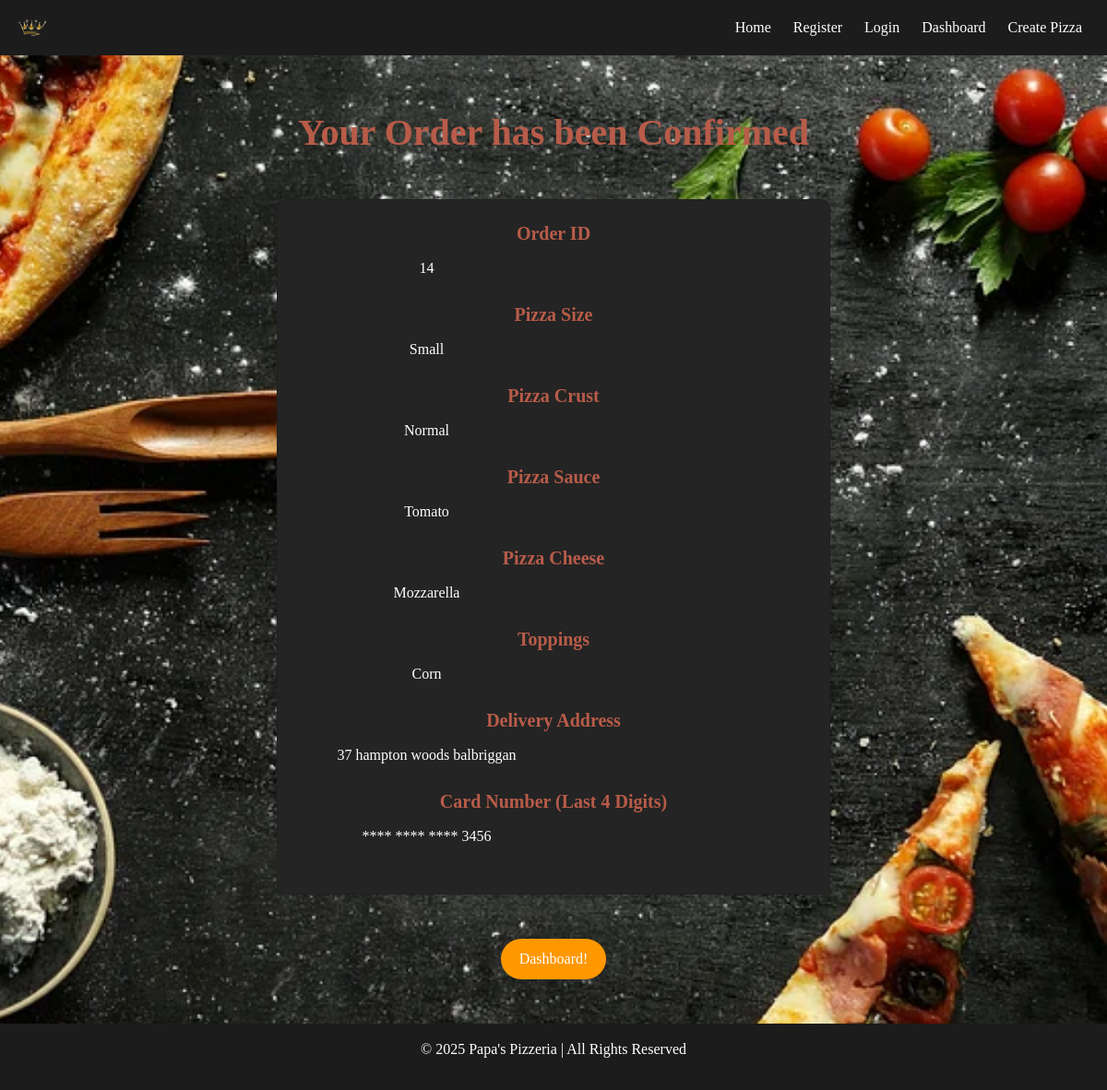
The page /order_confirmation/14/ (signed in) on the database its author committed.
### PizzaApp/models.py (models this page shows, shortened)
class Order(models.Model):
    user = models.ForeignKey(User, on_delete=models.CASCADE, null=True, blank=True)
    pizza_size = models.ForeignKey(PizzaSize, on_delete=models.CASCADE, default=1)  # Default size ID
    pizza_crust = models.ForeignKey(PizzaCrust, on_delete=models.CASCADE, default=1)  # Default crust ID
    pizza_sauce = models.ForeignKey(PizzaSauce, on_delete=models.CASCADE, default=1)  # Default sauce ID
    pizza_cheese = models.ForeignKey(PizzaCheese, on_delete=models.CASCADE, default=1)  # Default cheese ID
    toppings = models.ManyToManyField(PizzaTopping, blank=True)
    full_name = models.CharField(max_length=100)
    delivery_address = models.TextField()
    card_number = models.CharField(max_length=16, default="0000000000000000")  # Fake card for DB
    card_expiry_date = models.CharField(max_length=5, default="00/00")  # Placeholder
    card_cvv = models.CharField(max_length=3, default="000")  # Placeholder

class PizzaSize(models.Model):
    name = models.CharField(max_length=100)
    price = models.DecimalField(max_digits=5, decimal_places=2, default=10.99)  # Default price

class PizzaCrust(models.Model):
    name = models.CharField(max_length=100, default="Normal")  # Default crust

class PizzaSauce(models.Model):
    name = models.CharField(max_length=100, default="Tomato")  # Default sauce

class PizzaCheese(models.Model):
    name = models.CharField(max_length=100, default="Mozzarella")  # Default cheese

class PizzaTopping(models.Model):
    name = models.CharField(max_length=100)
    price = models.DecimalField(max_digits=5, decimal_places=2, default=0.00)
    image = models.ImageField(upload_to='toppings_images/', null=True, blank=True)

### PizzaApp/views.py (the view)
# urls.py: path('order_confirmation/<int:order_id>/', views.order_confirmation, name='order_confirmation'),
@login_required
def order_confirmation(request, order_id):
    print(f"Fetching order with ID: {order_id}")  # Debug: Check if the correct order ID is passed
    order = get_object_or_404(Order, id=order_id, user=request.user)
    pizza_size = order.pizza_size.name if order.pizza_size else "No size selected"
    pizza_crust = order.pizza_crust.name if order.pizza_crust else "No crust selected"
    pizza_sauce = order.pizza_sauce.name if order.pizza_sauce else "No sauce selected"
    pizza_cheese = order.pizza_cheese.name if order.pizza_cheese else "No cheese selected"
    toppings = order.toppings.all()
    last_four_digits = order.card_number[-4:] if order.card_number and len(order.card_number) >= 4 else "****"
    return render(request, 'order_confirmation.html', {
        'order': order,
        'pizza_size': pizza_size,
        'pizza_crust': pizza_crust,
        'pizza_sauce': pizza_sauce,
        'pizza_cheese': pizza_cheese,
        'toppings': toppings,
        'last_four_digits': last_four_digits
    })

### PizzaApp/templates/order_confirmation.html
{% extends 'base.html' %}
{% load static %}
{% block content %}
<h1 class="text-center">Your Order has been Confirmed</h1>
<div class="container my-5">
    <div class="card p-4 shadow-sm text-center" style="width: 100%; max-width: 600px; background-color: rgb(36, 36, 36); border-radius: 10px; margin: 0 auto;">
        <div class="mb-3">
            <h5 class="text-center">Order ID</h5>
            <div class="form-control" style="background-color: rgb(36, 36, 36); color: white; border: none;">
                {{ order.id }}
            </div>
        </div>
        <div class="mb-3">
            <h5 class="text-center">Pizza Size</h5>
            <div class="form-control" style="background-color: rgb(36, 36, 36); color: white; border: none;">
                {{ pizza_size }}
            </div>
        </div>
        <div class="mb-3">
            <h5 class="text-center">Pizza Crust</h5>
            <div class="form-control" style="background-color: rgb(36, 36, 36); color: white; border: none;">
                {{ pizza_crust }}
            </div>
        </div>
        <div class="mb-3">
            <h5 class="text-center">Pizza Sauce</h5>
            <div class="form-control" style="background-color: rgb(36, 36, 36); color: white; border: none;">
                {{ pizza_sauce }}
            </div>
        </div>
        <div class="mb-3">
            <h5 class="text-center">Pizza Cheese</h5>
            <div class="form-control" style="background-color: rgb(36, 36, 36); color: white; border: none;">
                {{ pizza_cheese }}
            </div>
        </div>
        <div class="mb-3">
            <h5 class="text-center">Toppings</h5>
            <div class="form-control" style="background-color: rgb(36, 36, 36); color: white; border: none;">
                {% for topping in toppings %}
                    <div>{{ topping.name }}</div>
                {% endfor %}
            </div>
        </div>
        <div class="mb-3">
            <h5 class="text-center">Delivery Address</h5>
            <div class="form-control" style="background-color: rgb(36, 36, 36); color: white; border: none;">
                {{ order.delivery_address }}
            </div>
        </div>
        <div class="mb-3">
            <h5 class="text-center">Card Number (Last 4 Digits)</h5>
            <div class="form-control" style="background-color: rgb(36, 36, 36); color: white; border: none;">
                **** **** **** {{ last_four_digits }}
            </div>
        </div>
    </div>
</div>
<div class="text-center mt-4">
    <a href="{% url 'dashboard' %}" class="btn btn-secondary btn-lg">Dashboard!</a>
</div>
{% endblock %}

### PizzaApp/static/css/styles.css (style rules this page uses)
:root { --primary-color: #B85C49; --secondary-color: #D4AF37; --background-color: #F5F5F5; --text-color: rgb(240, 236, 236); --footer-color: #1c1c1c; --navbar-color: #1c1c1c; }
body { font-family: 'Lora', serif; margin: 0; padding: 0; background-color: var(--background-color); background-image: url('/static/images/background.webp'); background-size: cover; background-position: center; background-attachment: fixed; background-repeat: no-repeat; color: var(--text-color); }
h1, h2, h3, h4, h5 { color: var(--primary-color); font-weight: bold; }
.btn-primary, .btn-secondary { border: none; border-radius: 30px; padding: 10px 20px; font-size: 16px; transition: background-color 0.3s ease; }
.btn-secondary { background-color: #FF9800; color: white; }
.form-control { max-width: 50%; height: 40px; background-color: rgb(36, 36, 36); color: white; border: none; }

### rows shown on the page
Order: id "14", delivery_address "37 hampton woods balbriggan"
PizzaSize: name "Small"
PizzaCrust: name "Normal"
PizzaSauce: name "Tomato"
PizzaCheese: name "Mozzarella"
PizzaTopping: name "Corn"

### other values the page prints
{{ last_four_digits }} "3456"
